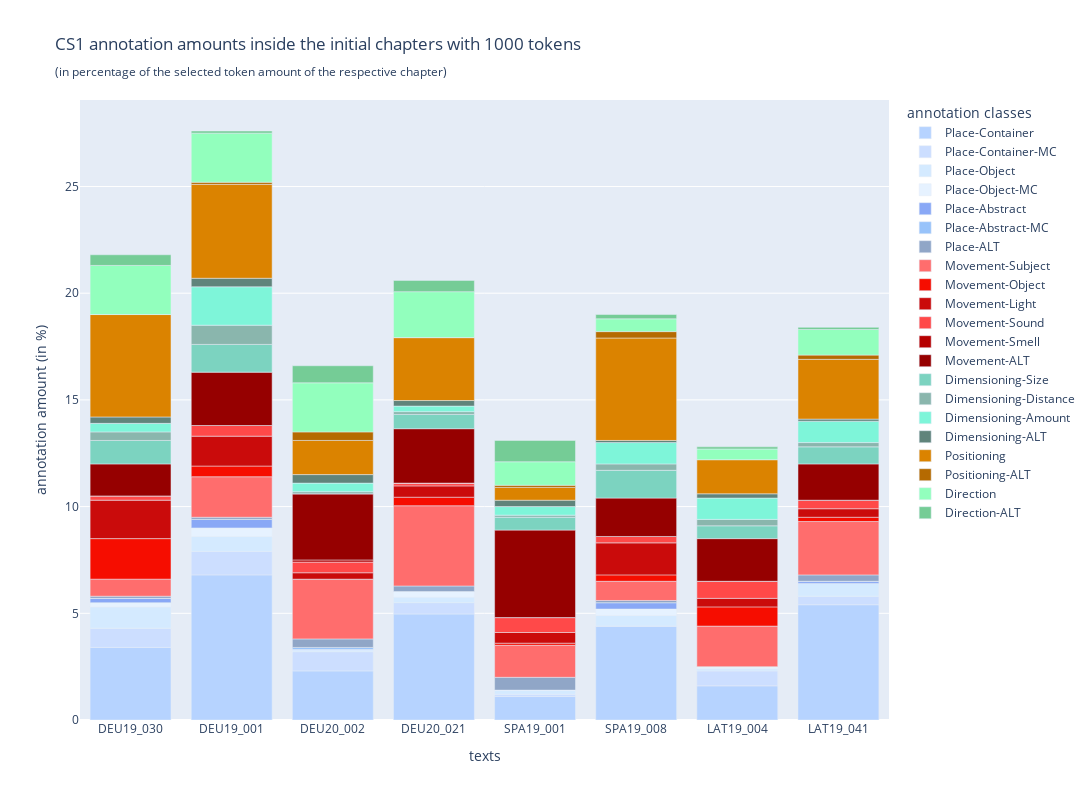

Notebook cell for this chart:
### Code cell
# create bar chart with annotation amounts of all first chapters normalized to their token amount: selected tokens

data_dict: dict = {
    'text': list(itertools.chain(*[[item] * 21 for item in [
        'DEU19_030', 
        'DEU19_001', 
        'DEU20_002', 
        'DEU20_021', 
        'SPA19_001', 
        'SPA19_008', 
        'LAT19_004', 
        'LAT19_041'
    ]])),
    'annotation_class': [
        'Place-Container', 
        'Place-Container-MC', 
        'Place-Object', 
        'Place-Object-MC', 
        'Place-Abstract', 
        'Place-Abstract-MC', 
        'Place-ALT',
        'Movement-Subject',
        'Movement-Object',
        'Movement-Light',
        'Movement-Sound',
        'Movement-Smell',
        'Movement-ALT',
        'Dimensioning-Size',
        'Dimensioning-Distance',
        'Dimensioning-Amount',
        'Dimensioning-ALT',
        'Positioning',
        'Positioning-ALT',
        'Direction',
        'Direction-ALT'
    ] * 8,
    'amount': []
}
data_dict['amount'] = list(itertools.chain(*[[results['first_1000_token']['ratios']['cs1'][corpus_file[0]][corpus_file[1]]['annotations_by_class_in_file:total_token_amount_in_file'].get(annotation_class, 0) * 100] for corpus_file in [
    ('canspin-deu-19', 'CANSpiN-deu-19_030_1-1-1.tsv'), 
    ('canspin-deu-19', 'CANSpiN-deu-19_001_1-1-1.tsv'),
    ('canspin-deu-20', 'CANSpiN-deu-20_002_1.tsv'),
    ('canspin-deu-20', 'CANSpiN-deu-20_021_1.tsv'),
    ('canspin-spa-19', 'CANSpiN-spa-19_001_1.tsv'),
    ('canspin-spa-19', 'CANSpiN-spa-19_008_1.tsv'),
    ('canspin-lat-19', 'CANSpiN-lat-19_004_1.tsv'),
    ('canspin-lat-19', 'CANSpiN-lat-19_041_1.tsv')
] for annotation_class in data_dict['annotation_class'][:21]]))

data: pd.DataFrame = pd.DataFrame(data_dict)

figure: plotly.graph_objects.Figure = plotly.express.bar(
    data_frame=data,
    x='text',
    y='amount',
    color='annotation_class',
    labels={
        "text": "texts",
        "amount": "annotation amount (in %)",
        "annotation_class": "annotation classes"
    },
    title=f'CS1 annotation amounts inside the initial chapters with {token_selection[1] - token_selection[0]} tokens <br><sub>(in percentage of the selected token amount of the respective chapter)</sub>',
    color_discrete_map={
        'Place-Container': '#B6D3FF',
        'Place-Container-MC': '#CCDEFF',
        'Place-Object': '#D4EAFF',
        'Place-Object-MC': '#E6F2FF',
        'Place-Abstract': '#89A8F6',
        'Place-Abstract-MC': '#98C3FA',
        'Place-ALT': '#90A6C7',
        'Movement-Subject': '#FF6D6D',
        'Movement-Object': '#F60D00',
        'Movement-Sound': '#FF4949',
        'Movement-Light': '#CA0B0B',
        'Movement-Smell': '#B60000',
        'Movement-ALT': '#960000',
        'Direction': '#92FFBD',
        'Direction-ALT': '#75CC96',
        'Positioning': '#DB8300',
        'Positioning-ALT': '#B56A01',
        'Dimensioning-Distance': '#8AB6AD',
        'Dimensioning-Size': '#7CD3C0',
        'Dimensioning-Amount': '#7EF5D9',
        'Dimensioning-ALT': '#60847B'
    },
    width=1400,
    height=800
)

figure.show()

### Figure 1 — Plotly figure (JSON) as saved in the notebook; plotly's stock layout.template omitted (floating-point values rounded to 4 significant figures)
{"data": [{"alignmentgroup": "True", "hovertemplate": "annotation classes=Place-Container<br>texts=%{x}<br>annotation amount (in %)=%{y}<extra></extra>", "legendgroup": "Place-Container", "marker": {"color": "#B6D3FF", "pattern": {"shape": ""}}, "name": "Place-Container", "offsetgroup": "Place-Container", "orientation": "v", "showlegend": true, "textposition": "auto", "type": "bar", "x": ["DEU19_030", "DEU19_001", "DEU20_002", "DEU20_021", "SPA19_001", "SPA19_008", "LAT19_004", "LAT19_041"], "xaxis": "x", "y": [3.4, 6.8, 2.3, 4.97, 1.1, 4.4, 1.6, 5.4], "yaxis": "y"}, {"alignmentgroup": "True", "hovertemplate": "annotation classes=Place-Container-MC<br>texts=%{x}<br>annotation amount (in %)=%{y}<extra></extra>", "legendgroup": "Place-Container-MC", "marker": {"color": "#CCDEFF", "pattern": {"shape": ""}}, "name": "Place-Container-MC", "offsetgroup": "Place-Container-MC", "orientation": "v", "showlegend": true, "textposition": "auto", "type": "bar", "x": ["DEU19_030", "DEU19_001", "DEU20_002", "DEU20_021", "SPA19_001", "SPA19_008", "LAT19_004", "LAT19_041"], "xaxis": "x", "y": [0.9, 1.1, 0.9, 0.53, 0.1, 0, 0.7, 0.4], "yaxis": "y"}, {"alignmentgroup": "True", "hovertemplate": "annotation classes=Place-Object<br>texts=%{x}<br>annotation amount (in %)=%{y}<extra></extra>", "legendgroup": "Place-Object", "marker": {"color": "#D4EAFF", "pattern": {"shape": ""}}, "name": "Place-Object", "offsetgroup": "Place-Object", "orientation": "v", "showlegend": true, "textposition": "auto", "type": "bar", "x": ["DEU19_030", "DEU19_001", "DEU20_002", "DEU20_021", "SPA19_001", "SPA19_008", "LAT19_004", "LAT19_041"], "xaxis": "x", "y": [1, 0.7, 0.1, 0.26, 0.2, 0.5, 0.1, 0.6], "yaxis": "y"}, {"alignmentgroup": "True", "hovertemplate": "annotation classes=Place-Object-MC<br>texts=%{x}<br>annotation amount (in %)=%{y}<extra></extra>", "legendgroup": "Place-Object-MC", "marker": {"color": "#E6F2FF", "pattern": {"shape": ""}}, "name": "Place-Object-MC", "offsetgroup": "Place-Object-MC", "orientation": "v", "showlegend": true, "textposition": "auto", "type": "bar", "x": ["DEU19_030", "DEU19_001", "DEU20_002", "DEU20_021", "SPA19_001", "SPA19_008", "LAT19_004", "LAT19_041"], "xaxis": "x", "y": [0.2, 0.4, 0, 0.26, 0, 0.3, 0.1, 0], "yaxis": "y"}, {"alignmentgroup": "True", "hovertemplate": "annotation classes=Place-Abstract<br>texts=%{x}<br>annotation amount (in %)=%{y}<extra></extra>", "legendgroup": "Place-Abstract", "marker": {"color": "#89A8F6", "pattern": {"shape": ""}}, "name": "Place-Abstract", "offsetgroup": "Place-Abstract", "orientation": "v", "showlegend": true, "textposition": "auto", "type": "bar", "x": ["DEU19_030", "DEU19_001", "DEU20_002", "DEU20_021", "SPA19_001", "SPA19_008", "LAT19_004", "LAT19_041"], "xaxis": "x", "y": [0.2, 0.4, 0, 0, 0, 0.3, 0, 0.1], "yaxis": "y"}, {"alignmentgroup": "True", "hovertemplate": "annotation classes=Place-Abstract-MC<br>texts=%{x}<br>annotation amount (in %)=%{y}<extra></extra>", "legendgroup": "Place-Abstract-MC", "marker": {"color": "#98C3FA", "pattern": {"shape": ""}}, "name": "Place-Abstract-MC", "offsetgroup": "Place-Abstract-MC", "orientation": "v", "showlegend": true, "textposition": "auto", "type": "bar", "x": ["DEU19_030", "DEU19_001", "DEU20_002", "DEU20_021", "SPA19_001", "SPA19_008", "LAT19_004", "LAT19_041"], "xaxis": "x", "y": [0, 0, 0.1, 0, 0, 0, 0, 0], "yaxis": "y"}, {"alignmentgroup": "True", "hovertemplate": "annotation classes=Place-ALT<br>texts=%{x}<br>annotation amount (in %)=%{y}<extra></extra>", "legendgroup": "Place-ALT", "marker": {"color": "#90A6C7", "pattern": {"shape": ""}}, "name": "Place-ALT", "offsetgroup": "Place-ALT", "orientation": "v", "showlegend": true, "textposition": "auto", "type": "bar", "x": ["DEU19_030", "DEU19_001", "DEU20_002", "DEU20_021", "SPA19_001", "SPA19_008", "LAT19_004", "LAT19_041"], "xaxis": "x", "y": [0.1, 0.1, 0.4, 0.26, 0.6, 0.1, 0, 0.3], "yaxis": "y"}, {"alignmentgroup": "True", "hovertemplate": "annotation classes=Movement-Subject<br>texts=%{x}<br>annotation amount (in %)=%{y}<extra></extra>", "legendgroup": "Movement-Subject", "marker": {"color": "#FF6D6D", "pattern": {"shape": ""}}, "name": "Movement-Subject", "offsetgroup": "Movement-Subject", "orientation": "v", "showlegend": true, "textposition": "auto", "type": "bar", "x": ["DEU19_030", "DEU19_001", "DEU20_002", "DEU20_021", "SPA19_001", "SPA19_008", "LAT19_004", "LAT19_041"], "xaxis": "x", "y": [0.8, 1.9, 2.8, 3.76, 1.5, 0.9, 1.9, 2.5], "yaxis": "y"}, {"alignmentgroup": "True", "hovertemplate": "annotation classes=Movement-Object<br>texts=%{x}<br>annotation amount (in %)=%{y}<extra></extra>", "legendgroup": "Movement-Object", "marker": {"color": "#F60D00", "pattern": {"shape": ""}}, "name": "Movement-Object", "offsetgroup": "Movement-Object", "orientation": "v", "showlegend": true, "textposition": "auto", "type": "bar", "x": ["DEU19_030", "DEU19_001", "DEU20_002", "DEU20_021", "SPA19_001", "SPA19_008", "LAT19_004", "LAT19_041"], "xaxis": "x", "y": [1.9, 0.5, 0, 0.4, 0.1, 0.3, 0.9, 0.2], "yaxis": "y"}, {"alignmentgroup": "True", "hovertemplate": "annotation classes=Movement-Light<br>texts=%{x}<br>annotation amount (in %)=%{y}<extra></extra>", "legendgroup": "Movement-Light", "marker": {"color": "#CA0B0B", "pattern": {"shape": ""}}, "name": "Movement-Light", "offsetgroup": "Movement-Light", "orientation": "v", "showlegend": true, "textposition": "auto", "type": "bar", "x": ["DEU19_030", "DEU19_001", "DEU20_002", "DEU20_021", "SPA19_001", "SPA19_008", "LAT19_004", "LAT19_041"], "xaxis": "x", "y": [1.8, 1.4, 0.3, 0.53, 0.5, 1.5, 0.4, 0.4], "yaxis": "y"}, {"alignmentgroup": "True", "hovertemplate": "annotation classes=Movement-Sound<br>texts=%{x}<br>annotation amount (in %)=%{y}<extra></extra>", "legendgroup": "Movement-Sound", "marker": {"color": "#FF4949", "pattern": {"shape": ""}}, "name": "Movement-Sound", "offsetgroup": "Movement-Sound", "orientation": "v", "showlegend": true, "textposition": "auto", "type": "bar", "x": ["DEU19_030", "DEU19_001", "DEU20_002", "DEU20_021", "SPA19_001", "SPA19_008", "LAT19_004", "LAT19_041"], "xaxis": "x", "y": [0.2, 0.5, 0.5, 0.13, 0.7, 0.3, 0.8, 0.4], "yaxis": "y"}, {"alignmentgroup": "True", "hovertemplate": "annotation classes=Movement-Smell<br>texts=%{x}<br>annotation amount (in %)=%{y}<extra></extra>", "legendgroup": "Movement-Smell", "marker": {"color": "#B60000", "pattern": {"shape": ""}}, "name": "Movement-Smell", "offsetgroup": "Movement-Smell", "orientation": "v", "showlegend": true, "textposition": "auto", "type": "bar", "x": ["DEU19_030", "DEU19_001", "DEU20_002", "DEU20_021", "SPA19_001", "SPA19_008", "LAT19_004", "LAT19_041"], "xaxis": "x", "y": [0, 0, 0.1, 0, 0, 0, 0, 0], "yaxis": "y"}, {"alignmentgroup": "True", "hovertemplate": "annotation classes=Movement-ALT<br>texts=%{x}<br>annotation amount (in %)=%{y}<extra></extra>", "legendgroup": "Movement-ALT", "marker": {"color": "#960000", "pattern": {"shape": ""}}, "name": "Movement-ALT", "offsetgroup": "Movement-ALT", "orientation": "v", "showlegend": true, "textposition": "auto", "type": "bar", "x": ["DEU19_030", "DEU19_001", "DEU20_002", "DEU20_021", "SPA19_001", "SPA19_008", "LAT19_004", "LAT19_041"], "xaxis": "x", "y": [1.5, 2.5, 3.1, 2.55, 4.1, 1.8, 2, 1.7], "yaxis": "y"}, {"alignmentgroup": "True", "hovertemplate": "annotation classes=Dimensioning-Size<br>texts=%{x}<br>annotation amount (in %)=%{y}<extra></extra>", "legendgroup": "Dimensioning-Size", "marker": {"color": "#7CD3C0", "pattern": {"shape": ""}}, "name": "Dimensioning-Size", "offsetgroup": "Dimensioning-Size", "orientation": "v", "showlegend": true, "textposition": "auto", "type": "bar", "x": ["DEU19_030", "DEU19_001", "DEU20_002", "DEU20_021", "SPA19_001", "SPA19_008", "LAT19_004", "LAT19_041"], "xaxis": "x", "y": [1.1, 1.3, 0, 0.67, 0.6, 1.3, 0.6, 0.8], "yaxis": "y"}, {"alignmentgroup": "True", "hovertemplate": "annotation classes=Dimensioning-Distance<br>texts=%{x}<br>annotation amount (in %)=%{y}<extra></extra>", "legendgroup": "Dimensioning-Distance", "marker": {"color": "#8AB6AD", "pattern": {"shape": ""}}, "name": "Dimensioning-Distance", "offsetgroup": "Dimensioning-Distance", "orientation": "v", "showlegend": true, "textposition": "auto", "type": "bar", "x": ["DEU19_030", "DEU19_001", "DEU20_002", "DEU20_021", "SPA19_001", "SPA19_008", "LAT19_004", "LAT19_041"], "xaxis": "x", "y": [0.4, 0.9, 0.1, 0.13, 0.1, 0.3, 0.3, 0.2], "yaxis": "y"}, {"alignmentgroup": "True", "hovertemplate": "annotation classes=Dimensioning-Amount<br>texts=%{x}<br>annotation amount (in %)=%{y}<extra></extra>", "legendgroup": "Dimensioning-Amount", "marker": {"color": "#7EF5D9", "pattern": {"shape": ""}}, "name": "Dimensioning-Amount", "offsetgroup": "Dimensioning-Amount", "orientation": "v", "showlegend": true, "textposition": "auto", "type": "bar", "x": ["DEU19_030", "DEU19_001", "DEU20_002", "DEU20_021", "SPA19_001", "SPA19_008", "LAT19_004", "LAT19_041"], "xaxis": "x", "y": [0.4, 1.8, 0.4, 0.26, 0.4, 1, 1, 1], "yaxis": "y"}, {"alignmentgroup": "True", "hovertemplate": "annotation classes=Dimensioning-ALT<br>texts=%{x}<br>annotation amount (in %)=%{y}<extra></extra>", "legendgroup": "Dimensioning-ALT", "marker": {"color": "#60847B", "pattern": {"shape": ""}}, "name": "Dimensioning-ALT", "offsetgroup": "Dimensioning-ALT", "orientation": "v", "showlegend": true, "textposition": "auto", "type": "bar", "x": ["DEU19_030", "DEU19_001", "DEU20_002", "DEU20_021", "SPA19_001", "SPA19_008", "LAT19_004", "LAT19_041"], "xaxis": "x", "y": [0.3, 0.4, 0.4, 0.26, 0.3, 0.1, 0.2, 0.1], "yaxis": "y"}, {"alignmentgroup": "True", "hovertemplate": "annotation classes=Positioning<br>texts=%{x}<br>annotation amount (in %)=%{y}<extra></extra>", "legendgroup": "Positioning", "marker": {"color": "#DB8300", "pattern": {"shape": ""}}, "name": "Positioning", "offsetgroup": "Positioning", "orientation": "v", "showlegend": true, "textposition": "auto", "type": "bar", "x": ["DEU19_030", "DEU19_001", "DEU20_002", "DEU20_021", "SPA19_001", "SPA19_008", "LAT19_004", "LAT19_041"], "xaxis": "x", "y": [4.8, 4.4, 1.6, 2.95, 0.6, 4.8, 1.6, 2.8], "yaxis": "y"}, {"alignmentgroup": "True", "hovertemplate": "annotation classes=Positioning-ALT<br>texts=%{x}<br>annotation amount (in %)=%{y}<extra></extra>", "legendgroup": "Positioning-ALT", "marker": {"color": "#B56A01", "pattern": {"shape": ""}}, "name": "Positioning-ALT", "offsetgroup": "Positioning-ALT", "orientation": "v", "showlegend": true, "textposition": "auto", "type": "bar", "x": ["DEU19_030", "DEU19_001", "DEU20_002", "DEU20_021", "SPA19_001", "SPA19_008", "LAT19_004", "LAT19_041"], "xaxis": "x", "y": [0, 0.1, 0.4, 0, 0.1, 0.3, 0, 0.2], "yaxis": "y"}, {"alignmentgroup": "True", "hovertemplate": "annotation classes=Direction<br>texts=%{x}<br>annotation amount (in %)=%{y}<extra></extra>", "legendgroup": "Direction", "marker": {"color": "#92FFBD", "pattern": {"shape": ""}}, "name": "Direction", "offsetgroup": "Direction", "orientation": "v", "showlegend": true, "textposition": "auto", "type": "bar", "x": ["DEU19_030", "DEU19_001", "DEU20_002", "DEU20_021", "SPA19_001", "SPA19_008", "LAT19_004", "LAT19_041"], "xaxis": "x", "y": [2.3, 2.3, 2.3, 2.15, 1.1, 0.6, 0.5, 1.2], "yaxis": "y"}, {"alignmentgroup": "True", "hovertemplate": "annotation classes=Direction-ALT<br>texts=%{x}<br>annotation amount (in %)=%{y}<extra></extra>", "legendgroup": "Direction-ALT", "marker": {"color": "#75CC96", "pattern": {"shape": ""}}, "name": "Direction-ALT", "offsetgroup": "Direction-ALT", "orientation": "v", "showlegend": true, "textposition": "auto", "type": "bar", "x": ["DEU19_030", "DEU19_001", "DEU20_002", "DEU20_021", "SPA19_001", "SPA19_008", "LAT19_004", "LAT19_041"], "xaxis": "x", "y": [0.5, 0.1, 0.8, 0.53, 1, 0.2, 0.1, 0.1], "yaxis": "y"}], "layout": {"barmode": "relative", "height": 800, "legend": {"title": {"text": "annotation classes"}, "tracegroupgap": 0}, "title": {"text": "CS1 annotation amounts inside the initial chapters with 1000 tokens <br><sub>(in percentage of the selected token amount of the respective chapter)</sub>"}, "width": 1400, "xaxis": {"anchor": "y", "domain": [0, 1], "title": {"text": "texts"}}, "yaxis": {"anchor": "x", "domain": [0, 1], "title": {"text": "annotation amount (in %)"}}}}
